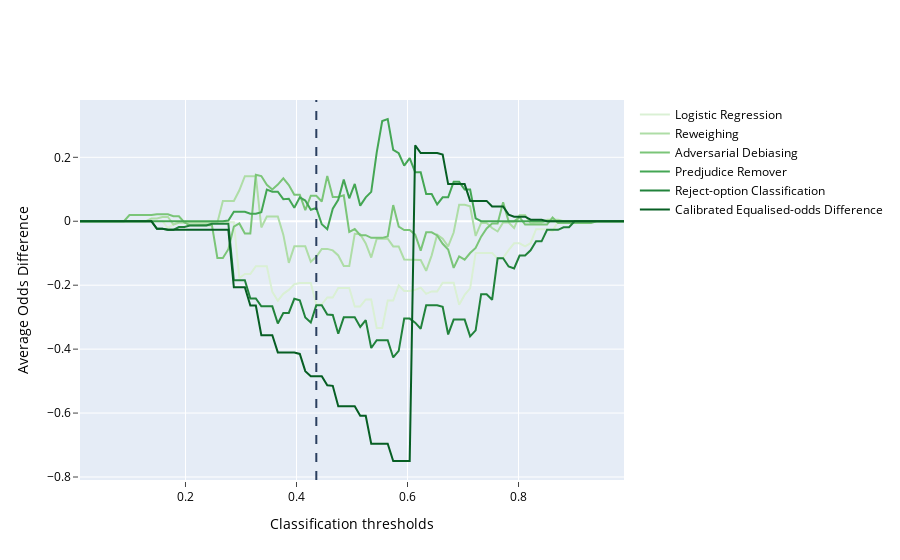

Notebook source saved alongside this figure:
### Code cell
avg_odds_files = {'Files' : ['LR_avg_odds_diff_arr.json', 'RW_avg_odds_diff_arr.json', 'AD_avg_odds_diff_arr.json', 
    'PR_avg_odds_diff_arr.json', 'ROC_avg_odds_diff_arr.json', 'CEOD_avg_odds_diff_arr.json'], 
    'Names': ['Logistic Regression', 'Reweighing', 'Adversarial Debiasing', 'Predjudice Remover', 
    'Reject-option Classification', 'Calibrated Equalised-odds Difference']}
plot_plotly_graphs(metric = 'Average Odds Difference', filenames = avg_odds_files, filepath = 'avg_odds_plotly.html')
